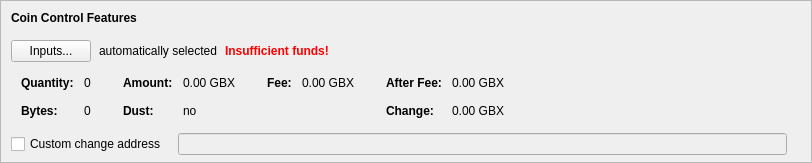
    <widget class="QFrame" name="frameCoinControl">
     <property name="sizePolicy">
      <sizepolicy hsizetype="Expanding" vsizetype="Expanding">
       <horstretch>0</horstretch>
       <verstretch>0</verstretch>
      </sizepolicy>
     </property>
     <property name="maximumSize">
      <size>
       <width>16777215</width>
       <height>16777215</height>
      </size>
     </property>
     <property name="frameShape">
      <enum>QFrame::StyledPanel</enum>
     </property>
     <property name="frameShadow">
      <enum>QFrame::Sunken</enum>
     </property>
     <layout class="QVBoxLayout" name="verticalLayoutCoinControl2">
      <property name="spacing">
       <number>0</number>
      </property>
      <property name="leftMargin">
       <number>0</number>
      </property>
      <property name="topMargin">
       <number>0</number>
      </property>
      <property name="rightMargin">
       <number>0</number>
      </property>
      <property name="bottomMargin">
       <number>6</number>
      </property>
      <item>
       <layout class="QVBoxLayout" name="verticalLayoutCoinControl" stretch="0,0,0,0,1">
        <property name="spacing">
         <number>0</number>
        </property>
        <property name="leftMargin">
         <number>10</number>
        </property>
        <property name="topMargin">
         <number>10</number>
        </property>
        <item>
         <layout class="QHBoxLayout" name="horizontalLayoutCoinControl1">
          <property name="bottomMargin">
           <number>15</number>
          </property>
          <item>
           <widget class="QLabel" name="labelCoinControlFeatures">
            <property name="sizePolicy">
             <sizepolicy hsizetype="Preferred" vsizetype="Maximum">
              <horstretch>0</horstretch>
              <verstretch>0</verstretch>
             </sizepolicy>
            </property>
            <property name="font">
             <font>
              <weight>75</weight>
              <bold>true</bold>
             </font>
            </property>
            <property name="styleSheet">
             <string notr="true">font-weight:bold;</string>
            </property>
            <property name="text">
             <string>Coin Control Features</string>
            </property>
           </widget>
          </item>
         </layout>
        </item>
        <item>
         <layout class="QHBoxLayout" name="horizontalLayoutCoinControl2" stretch="0,0,0,0">
          <property name="spacing">
           <number>8</number>
          </property>
          <property name="bottomMargin">
           <number>10</number>
          </property>
          <item>
           <widget class="QPushButton" name="pushButtonCoinControl">
            <property name="styleSheet">
             <string notr="true"/>
            </property>
            <property name="text">
             <string>Inputs...</string>
            </property>
            <property name="autoDefault">
             <bool>false</bool>
            </property>
           </widget>
          </item>
          <item>
           <widget class="QLabel" name="labelCoinControlAutomaticallySelected">
            <property name="text">
             <string>automatically selected</string>
            </property>
            <property name="margin">
             <number>5</number>
            </property>
           </widget>
          </item>
          <item>
           <widget class="QLabel" name="labelCoinControlInsuffFunds">
            <property name="font">
             <font>
              <weight>75</weight>
              <bold>true</bold>
             </font>
            </property>
            <property name="styleSheet">
             <string notr="true">color:red;font-weight:bold;</string>
            </property>
            <property name="text">
             <string>Insufficient funds!</string>
            </property>
            <property name="margin">
             <number>5</number>
            </property>
           </widget>
          </item>
          <item>
           <spacer name="horizontalSpacerCoinControl">
            <property name="orientation">
             <enum>Qt::Horizontal</enum>
            </property>
            <property name="sizeHint" stdset="0">
             <size>
              <width>40</width>
              <height>1</height>
             </size>
            </property>
           </spacer>
          </item>
         </layout>
        </item>
        <item>
         <widget class="QWidget" name="widgetCoinControl" native="true">
          <property name="sizePolicy">
           <sizepolicy hsizetype="Preferred" vsizetype="Preferred">
            <horstretch>0</horstretch>
            <verstretch>0</verstretch>
           </sizepolicy>
          </property>
          <property name="minimumSize">
           <size>
            <width>0</width>
            <height>0</height>
           </size>
          </property>
          <property name="styleSheet">
           <string notr="true"/>
          </property>
          <layout class="QHBoxLayout" name="horizontalLayoutCoinControl5">
           <property name="leftMargin">
            <number>0</number>
           </property>
           <property name="topMargin">
            <number>0</number>
           </property>
           <property name="rightMargin">
            <number>0</number>
           </property>
           <property name="bottomMargin">
            <number>0</number>
           </property>
           <item>
            <layout class="QHBoxLayout" name="horizontalLayoutCoinControl3" stretch="0,0,0,1">
             <property name="spacing">
              <number>20</number>
             </property>
             <property name="topMargin">
              <number>0</number>
             </property>
             <property name="bottomMargin">
              <number>10</number>
             </property>
             <item>
              <layout class="QFormLayout" name="formLayoutCoinControl1">
               <property name="horizontalSpacing">
                <number>10</number>
               </property>
               <property name="verticalSpacing">
                <number>14</number>
               </property>
               <property name="leftMargin">
                <number>10</number>
               </property>
               <property name="topMargin">
                <number>4</number>
               </property>
               <property name="rightMargin">
                <number>6</number>
               </property>
               <item row="0" column="0">
                <widget class="QLabel" name="labelCoinControlQuantityText">
                 <property name="font">
                  <font>
                   <weight>75</weight>
                   <bold>true</bold>
                  </font>
                 </property>
                 <property name="text">
                  <string>Quantity:</string>
                 </property>
                 <property name="margin">
                  <number>0</number>
                 </property>
                </widget>
               </item>
               <item row="0" column="1">
                <widget class="QLabel" name="labelCoinControlQuantity">
                 <property name="cursor">
                  <cursorShape>IBeamCursor</cursorShape>
                 </property>
                 <property name="contextMenuPolicy">
                  <enum>Qt::ActionsContextMenu</enum>
                 </property>
                 <property name="text">
                  <string notr="true">0</string>
                 </property>
                 <property name="margin">
                  <number>0</number>
                 </property>
                 <property name="textInteractionFlags">
                  <set>Qt::LinksAccessibleByMouse|Qt::TextSelectableByKeyboard|Qt::TextSelectableByMouse</set>
                 </property>
                </widget>
               </item>
               <item row="1" column="0">
                <widget class="QLabel" name="labelCoinControlBytesText">
                 <property name="font">
                  <font>
                   <weight>75</weight>
                   <bold>true</bold>
                  </font>
                 </property>
                 <property name="text">
                  <string>Bytes:</string>
                 </property>
                </widget>
               </item>
               <item row="1" column="1">
                <widget class="QLabel" name="labelCoinControlBytes">
                 <property name="cursor">
                  <cursorShape>IBeamCursor</cursorShape>
                 </property>
                 <property name="contextMenuPolicy">
                  <enum>Qt::ActionsContextMenu</enum>
                 </property>
                 <property name="text">
                  <string notr="true">0</string>
                 </property>
                 <property name="textInteractionFlags">
                  <set>Qt::LinksAccessibleByMouse|Qt::TextSelectableByKeyboard|Qt::TextSelectableByMouse</set>
                 </property>
                </widget>
               </item>
              </layout>
             </item>
             <item>
              <layout class="QFormLayout" name="formLayoutCoinControl2">
               <property name="horizontalSpacing">
                <number>10</number>
               </property>
               <property name="verticalSpacing">
                <number>14</number>
               </property>
               <property name="leftMargin">
                <number>6</number>
               </property>
               <property name="topMargin">
                <number>4</number>
               </property>
               <property name="rightMargin">
                <number>6</number>
               </property>
               <item row="0" column="0">
                <widget class="QLabel" name="labelCoinControlAmountText">
                 <property name="font">
                  <font>
                   <weight>75</weight>
                   <bold>true</bold>
                  </font>
                 </property>
                 <property name="text">
                  <string>Amount:</string>
                 </property>
                 <property name="margin">
                  <number>0</number>
                 </property>
                </widget>
               </item>
               <item row="0" column="1">
                <widget class="QLabel" name="labelCoinControlAmount">
                 <property name="cursor">
                  <cursorShape>IBeamCursor</cursorShape>
                 </property>
                 <property name="contextMenuPolicy">
                  <enum>Qt::ActionsContextMenu</enum>
                 </property>
                 <property name="text">
                  <string notr="true">0.00 GBX</string>
                 </property>
                 <property name="textInteractionFlags">
                  <set>Qt::LinksAccessibleByMouse|Qt::TextSelectableByKeyboard|Qt::TextSelectableByMouse</set>
                 </property>
                </widget>
               </item>
               <item row="1" column="0">
                <widget class="QLabel" name="labelCoinControlLowOutputText">
                 <property name="font">
                  <font>
                   <weight>75</weight>
                   <bold>true</bold>
                  </font>
                 </property>
                 <property name="text">
                  <string>Dust:</string>
                 </property>
                </widget>
               </item>
               <item row="1" column="1">
                <widget class="QLabel" name="labelCoinControlLowOutput">
                 <property name="cursor">
                  <cursorShape>IBeamCursor</cursorShape>
                 </property>
                 <property name="contextMenuPolicy">
                  <enum>Qt::ActionsContextMenu</enum>
                 </property>
                 <property name="text">
                  <string notr="true">no</string>
                 </property>
                 <property name="textInteractionFlags">
                  <set>Qt::LinksAccessibleByMouse|Qt::TextSelectableByKeyboard|Qt::TextSelectableByMouse</set>
                 </property>
                </widget>
               </item>
              </layout>
             </item>
             <item>
              <layout class="QFormLayout" name="formLayoutCoinControl3">
               <property name="horizontalSpacing">
                <number>10</number>
               </property>
               <property name="verticalSpacing">
                <number>14</number>
               </property>
               <property name="leftMargin">
                <number>6</number>
               </property>
               <property name="topMargin">
                <number>4</number>
               </property>
               <property name="rightMargin">
                <number>6</number>
               </property>
               <item row="0" column="0">
                <widget class="QLabel" name="labelCoinControlFeeText">
                 <property name="font">
                  <font>
                   <weight>75</weight>
                   <bold>true</bold>
                  </font>
                 </property>
                 <property name="text">
                  <string>Fee:</string>
                 </property>
                 <property name="margin">
                  <number>0</number>
                 </property>
                </widget>
               </item>
               <item row="0" column="1">
                <widget class="QLabel" name="labelCoinControlFee">
                 <property name="cursor">
                  <cursorShape>IBeamCursor</cursorShape>
                 </property>
                 <property name="contextMenuPolicy">
                  <enum>Qt::ActionsContextMenu</enum>
                 </property>
                 <property name="text">
                  <string notr="true">0.00 GBX</string>
                 </property>
                 <property name="textInteractionFlags">
                  <set>Qt::LinksAccessibleByMouse|Qt::TextSelectableByKeyboard|Qt::TextSelectableByMouse</set>
                 </property>
                </widget>
               </item>
              </layout>
             </item>
             <item>
              <layout class="QFormLayout" name="formLayoutCoinControl4">
               <property name="horizontalSpacing">
                <number>10</number>
               </property>
               <property name="verticalSpacing">
                <number>14</number>
               </property>
               <property name="leftMargin">
                <number>6</number>
               </property>
               <property name="topMargin">
                <number>4</number>
               </property>
               <property name="rightMargin">
                <number>6</number>
               </property>
               <item row="0" column="0">
                <widget class="QLabel" name="labelCoinControlAfterFeeText">
                 <property name="font">
                  <font>
                   <weight>75</weight>
                   <bold>true</bold>
                  </font>
                 </property>
                 <property name="text">
                  <string>After Fee:</string>
                 </property>
                 <property name="margin">
                  <number>0</number>
                 </property>
                </widget>
               </item>
               <item row="0" column="1">
                <widget class="QLabel" name="labelCoinControlAfterFee">
                 <property name="cursor">
                  <cursorShape>IBeamCursor</cursorShape>
                 </property>
                 <property name="contextMenuPolicy">
                  <enum>Qt::ActionsContextMenu</enum>
                 </property>
                 <property name="text">
                  <string notr="true">0.00 GBX</string>
                 </property>
                 <property name="textInteractionFlags">
                  <set>Qt::LinksAccessibleByMouse|Qt::TextSelectableByKeyboard|Qt::TextSelectableByMouse</set>
                 </property>
                </widget>
               </item>
               <item row="1" column="0">
                <widget class="QLabel" name="labelCoinControlChangeText">
                 <property name="font">
                  <font>
                   <weight>75</weight>
                   <bold>true</bold>
                  </font>
                 </property>
                 <property name="text">
                  <string>Change:</string>
                 </property>
                </widget>
               </item>
               <item row="1" column="1">
                <widget class="QLabel" name="labelCoinControlChange">
                 <property name="cursor">
                  <cursorShape>IBeamCursor</cursorShape>
                 </property>
                 <property name="contextMenuPolicy">
                  <enum>Qt::ActionsContextMenu</enum>
                 </property>
                 <property name="text">
                  <string notr="true">0.00 GBX</string>
                 </property>
                 <property name="textInteractionFlags">
                  <set>Qt::LinksAccessibleByMouse|Qt::TextSelectableByKeyboard|Qt::TextSelectableByMouse</set>
                 </property>
                </widget>
               </item>
              </layout>
             </item>
            </layout>
           </item>
          </layout>
         </widget>
        </item>
        <item>
         <layout class="QHBoxLayout" name="horizontalLayoutCoinControl4" stretch="0,0,0">
          <property name="spacing">
           <number>12</number>
          </property>
          <property name="sizeConstraint">
           <enum>QLayout::SetDefaultConstraint</enum>
          </property>
          <property name="topMargin">
           <number>5</number>
          </property>
          <property name="rightMargin">
           <number>5</number>
          </property>
          <item>
           <widget class="QCheckBox" name="checkBoxCoinControlChange">
            <property name="toolTip">
             <string>If this is activated, but the change address is empty or invalid, change will be sent to a newly generated address.</string>
            </property>
            <property name="text">
             <string>Custom change address</string>
            </property>
           </widget>
          </item>
          <item>
           <widget class="QValidatedLineEdit" name="lineEditCoinControlChange">
            <property name="enabled">
             <bool>false</bool>
            </property>
            <property name="sizePolicy">
             <sizepolicy hsizetype="Expanding" vsizetype="Fixed">
              <horstretch>0</horstretch>
              <verstretch>0</verstretch>
             </sizepolicy>
            </property>
           </widget>
          </item>
          <item>
           <widget class="QLabel" name="labelCoinControlChangeLabel">
            <property name="sizePolicy">
             <sizepolicy hsizetype="Preferred" vsizetype="Expanding">
              <horstretch>0</horstretch>
              <verstretch>0</verstretch>
             </sizepolicy>
            </property>
            <property name="minimumSize">
             <size>
              <width>0</width>
              <height>0</height>
             </size>
            </property>
            <property name="text">
             <string/>
            </property>
            <property name="margin">
             <number>3</number>
            </property>
           </widget>
          </item>
         </layout>
        </item>
        <item>
         <spacer name="verticalSpacerCoinControl">
          <property name="orientation">
           <enum>Qt::Vertical</enum>
          </property>
          <property name="sizeHint" stdset="0">
           <size>
            <width>800</width>
            <height>1</height>
           </size>
          </property>
         </spacer>
        </item>
       </layout>
      </item>
     </layout>
    </widget>
